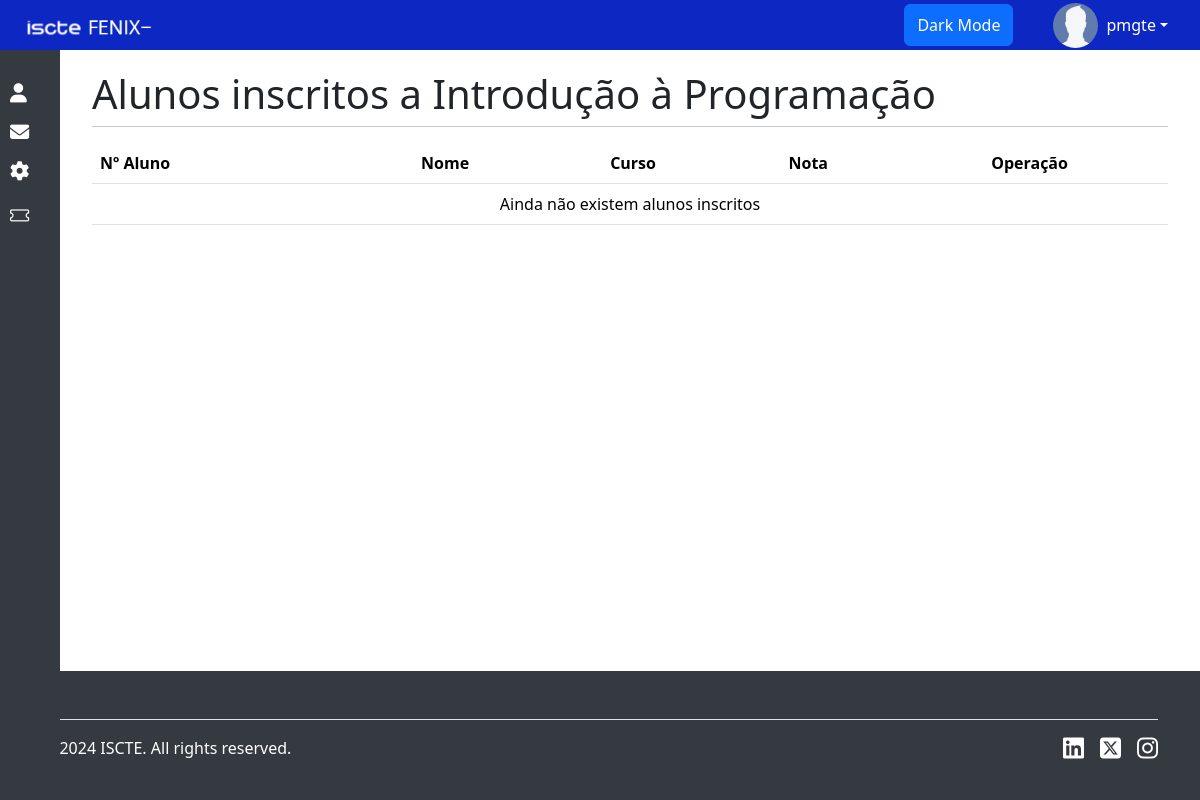
The page /Vitae/UC/IP/Alunos (signed in) on the database as committed earlier.
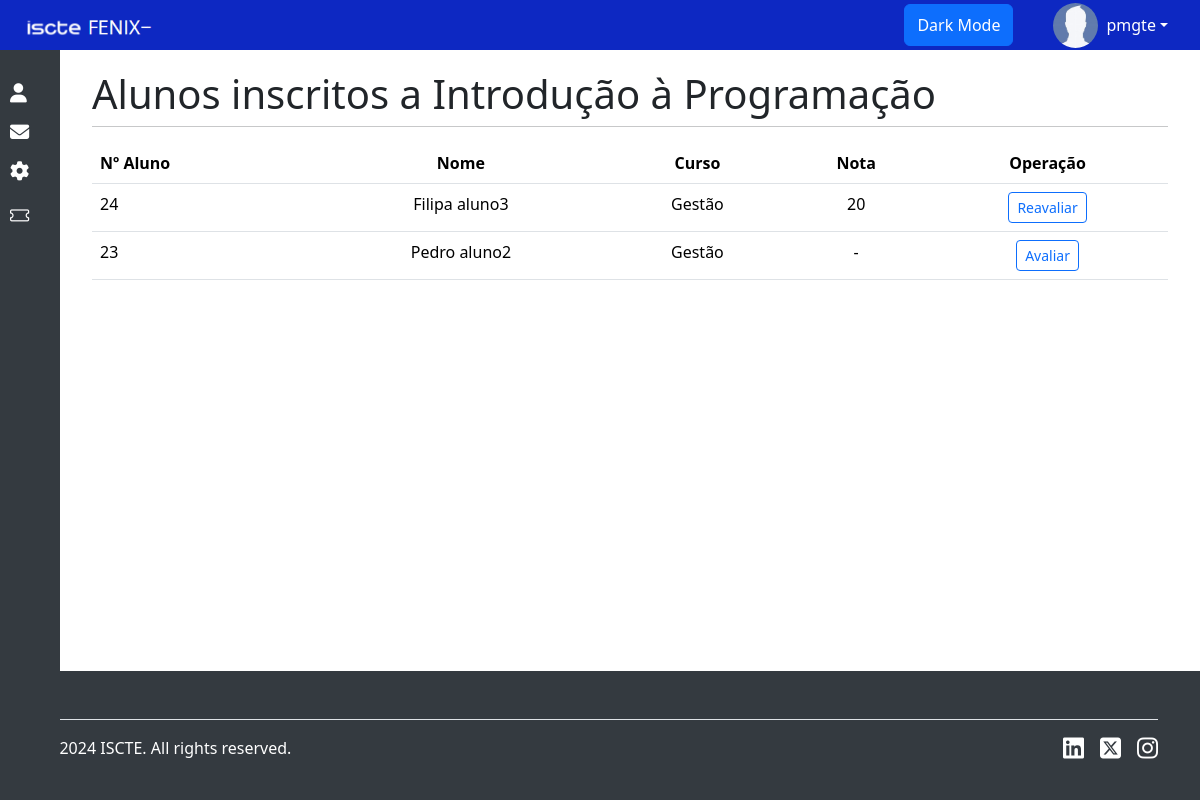
The same page on the database as committed later.
### Vitae/models.py (models this page shows, shortened)
class Aluno(models.Model):
    numeroAluno = models.IntegerField(primary_key=True)
    foto = models.ImageField(upload_to='alunos', default='', blank=True)
    curso = models.ForeignKey(Curso, on_delete=models.CASCADE)
    user = models.OneToOneField(User, on_delete=models.CASCADE)
    telefone = models.IntegerField(blank=True, null=True)
    morada = models.CharField(max_length=20, blank=True, null=True)
    instagram = models.CharField(max_length=20, blank=True, null=True)
    github = models.CharField(max_length=20, blank=True, null=True)
    facebook = models.CharField(max_length=20, blank=True, null=True)
    data_de_nascimento = models.DateField(blank=True, null=True)

class Curso(models.Model):
    codigo = models.IntegerField(primary_key=True)
    acronimo = models.CharField(max_length=4, unique=True)
    designacao = models.CharField(max_length=100)
    creditos = models.IntegerField()
    descricao = models.TextField()
    coordenador = models.OneToOneField(Professor, on_delete=models.CASCADE)
    def __str__(self):
        return self.designacao

### Vitae/views.py (the view, shortened to what this page needs)
# urls.py: path('UC/<str:acronimo>/Alunos', views.alunosInscritos, name='alunosInscritos'),
@user_passes_test(is_professor, login_url=reverse_lazy('index'))
def alunosInscritos(request, acronimo):
    try:
        uc = get_object_or_404(UC, acronimo=acronimo)
        planos = PlanoCurricular.objects.filter(uc=uc).values('curso_id')
        anos = PlanoCurricular.objects.filter(uc=uc).values('ano')
        matriculas = Matricula.objects.filter(curso__in=planos, ano__in=anos).distinct()
        notas = Nota.objects.filter(uc=uc).distinct()
        nota_dict = {}
        for nota in notas:
            nota_dict[nota.aluno.numeroAluno] = nota.nota
        alunos = []
        for matricula in matriculas:
            student_info = {
                'aluno': matricula.aluno,
                'curso': matricula.curso,
                'nota': nota_dict.get(matricula.aluno.numeroAluno, None)
            }
            alunos.append(student_info)
        context = {'alunos': alunos, 'uc': uc}
        return render(request, 'Vitae/listar_alunos_uc.html', context)
    except KeyError:
        messages.warning(request, "Ocorreu um erro durante o seu pedido")
        return HttpResponseRedirect(reverse('FenixMenos'))

### FenixMenos/views.py (called while the page is built)
def is_professor(user):
    return user.is_authenticated and Professor.objects.filter(user=user).exists()

### Templates/Vitae/listar_alunos_uc.html (shortened to what this page needs)
{% extends 'skeleton.html' %}
{% load static %}
{% block content %}
    <div id="page-content-wrapper">
        <div class="container-fluid">
            <h1> Alunos inscritos a {{ uc.designacao }} </h1>
            <hr class="mt-2">
            <table class="table table-hover">
                <thead>
                <tr>
                    <th scope="col"> Nº Aluno </th>
                    <th scope="col" class="text-center"> Nome </th>
                    <th scope="col" class="text-center"> Curso </th>
                    <th scope="col" class="text-center"> Nota </th>
                    <th scope="col" class="text-center"> Operação </th>
                </tr>
                </thead>
                <tbody>
                {% if alunos %}
                    {% for a in alunos %}
                        <tr>
                            <td> {{ a.aluno.numeroAluno }}</td>
                            <td class="text-center"> {{ a.aluno.user.get_full_name }} </td>
                            <td class="text-center"> {{ a.curso }} </td>
                                {% if a.nota %}
                                    <td class="text-center"> {{ a.nota }} </td>
                                    <td class="text-center"><button id="GradeStudent{{ forloop.counter }}" class="btn btn-outline-primary btn-sm"> Reavaliar </button></td>
                                {% else %}
                                    <td class="text-center"> - </td>
                                    <td class="text-center"><button id="GradeStudent{{ forloop.counter }}" class="btn btn-outline-primary btn-sm"> Avaliar </button></td>
                                {% endif %}
                        </tr>
                    {% endfor %}
                {% else %}
                    <tr>
                        <td colspan="5" class="text-center"> Ainda não existem alunos inscritos </td>
                    </tr>
                {% endif %}
                </tbody>
            </table>
        </div>
    </div>
{% endblock %}

Rows that differ between the two databases and show on the page:
added Aluno: aluno.numeroAluno "24", aluno.user.get_full_name "Filipa aluno3", curso "Gestão", nota "20"
added Aluno: aluno.numeroAluno "23", aluno.user.get_full_name "Pedro aluno2", curso "Gestão"
Other text that changed with them:
text no longer shown: "Ainda não existem alunos inscritos"
